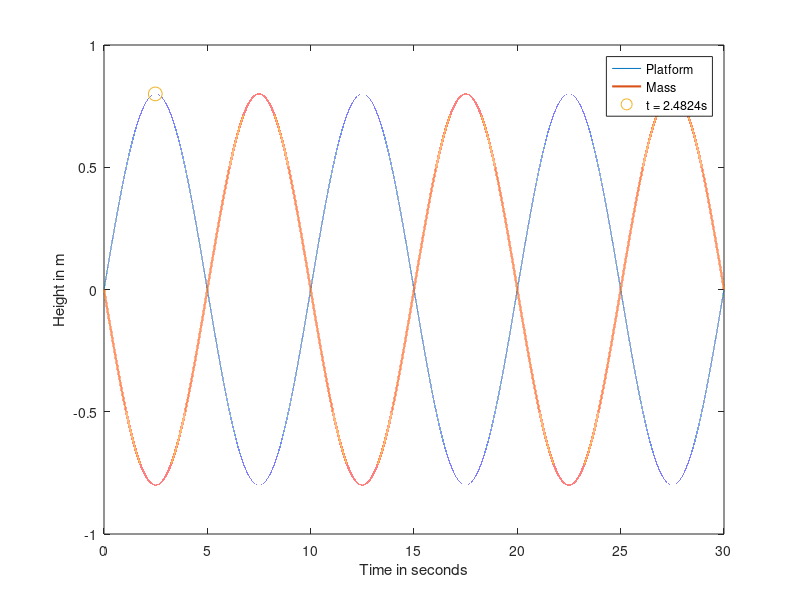
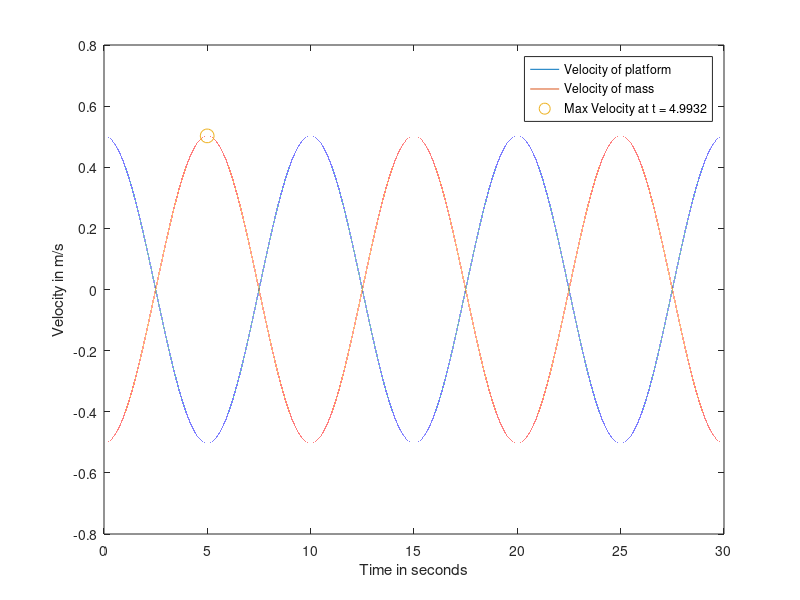
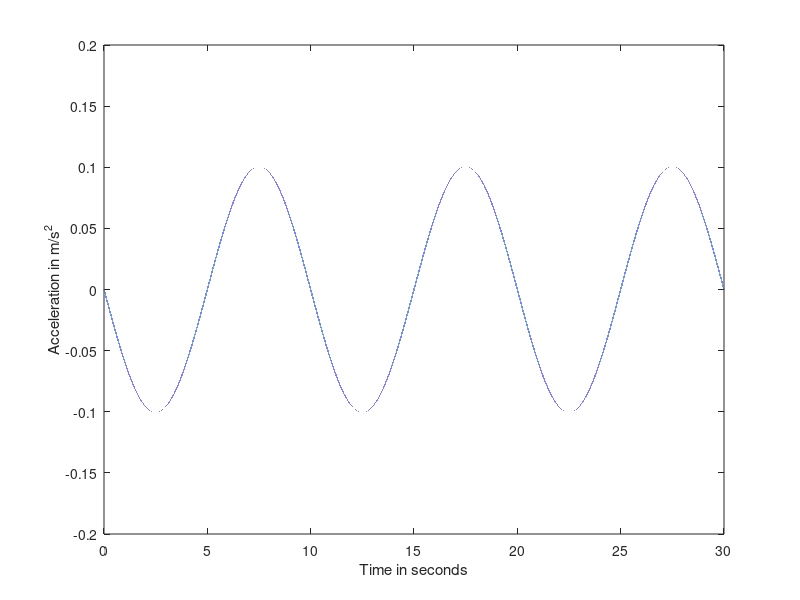
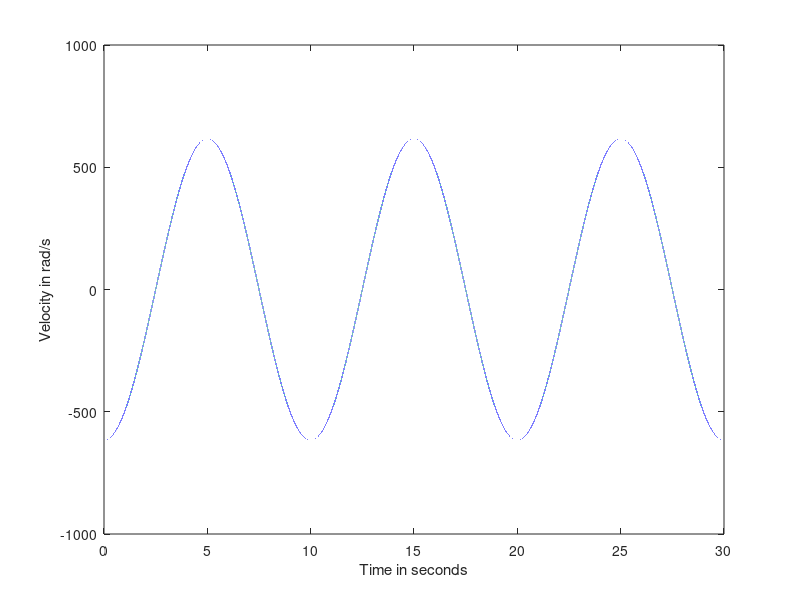

MATLAB code to generate these figures, in order:
clear; close all; clc; 
%Parameters
rd = 0.225;
m = 9000;
g = 9.81;
dd = 0.45;
nsh = 3;
i_g = 46;
mu_eq = 0.15;
w0 = 5; 

% Variables
Dm = 200; %Cm3/rev
nom_w = 421; %rad/s
sp_drop = 10; 

%Time integration
Time = 0.0;
EndTime = 30.0; 
Counter = 1;
StepTime = 1e-4;

    Mm1 = ((m*g*dd)/(2*nsh*2*i_g)) * (1 + mu_eq*tanh(1000000/w0)); 


while Time < EndTime
    %Platform position
    Zp = 0.8*sin(pi/5 * Time);
    ZpDot = ((4*pi*cos(pi*Time/5))/25); 
    ZpDotDot = -((4*pi*sin(pi*Time/5))/125); 

    %Mass position
    Zm = -0.8*sin((pi)/5 * Time);
    ZmDot = -(4*pi*cos(pi*Time/5)/25);
    ZmDotDot = (4*pi*sin(pi*Time/5)/125); 

    % Wm
    w_D = 6*ZmDot/rd; 
    w_m = 46*w_D; 

    %Mm
    Mm = ((m*g*dd)/(2*nsh*2*i_g)) * (1 + mu_eq*tanh(w_m/w0)); 

    TimePlot(Counter) = Time;
    zPlot(Counter) = Zp;
    wPlot(Counter) = ZpDot;
    aPlot(Counter) = ZpDotDot; 
    zmPlot(Counter) = Zm; 
    zmDotPlot(Counter) = ZmDot; 
    zmDotDotPlot(Counter) = ZmDotDot; 
    wmPlot(Counter) = w_m;
    MmPlot(Counter) = Mm;

    Time = Time + StepTime;
    Counter = Counter + 1; 



end 
plot(TimePlot, zPlot);
xlabel('Time in seconds');
ylabel('Height in m'); 
hold on

plot(TimePlot, zmPlot, 'LineWidth', 1.5);
xlabel('Time in seconds');
ylabel('Height in m'); 
hold on

t1pos = max(zPlot); 
plot(2.4824, t1pos, 'o', 'MarkerSize' , 10);
legend('Platform', 'Mass', 't = 2.4824s');

figure
plot(TimePlot, wPlot); 
xlabel('Time in seconds');
ylabel('Velocity in m/s'); 
hold on

plot(TimePlot, zmDotPlot); 
t1vel = max(zmDotPlot); 
hold on

plot(4.9932, t1vel, 'o', 'MarkerSize', 10);
legend('Velocity of platform', 'Velocity of mass', 'Max Velocity at t = 4.9932')

figure
plot(TimePlot, aPlot); 
xlabel('Time in seconds');
ylabel('Acceleration in m/s^2'); 

figure
plot(TimePlot, wmPlot); 
xlabel('Time in seconds');
ylabel('Velocity in rad/s'); 

figure
plot(TimePlot, MmPlot); 
xlabel('Time in seconds');
ylabel('Motor Moment in Nm'); 


a = max(abs(aPlot)); 
w = max(abs(wPlot)); 
wmMax = max(abs(wmPlot)); 